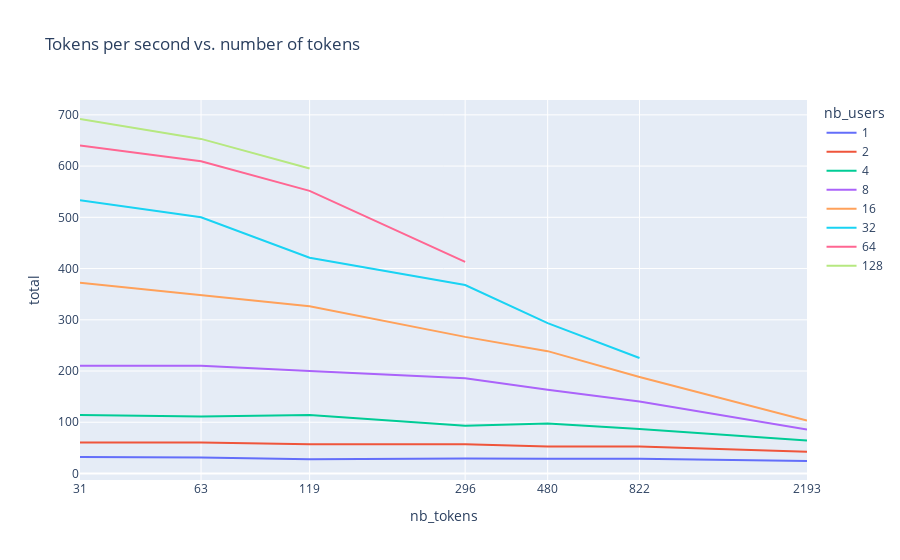

This figure's notebook cell:
### Code cell
fig = px.line(df, x='nb_tokens', y='total', color="nb_users", log_x=True, title="Tokens per second vs. number of tokens")
fig.update_layout(xaxis = {
    'tickmode': 'array',
    'tickvals': nb_tokens,
})

### Figure 1 — Plotly figure (JSON) as saved in the notebook; plotly's stock layout.template omitted (floating-point values rounded to 4 significant figures)
{"data": [{"hovertemplate": "nb_users=1<br>nb_tokens=%{x}<br>total=%{y}<extra></extra>", "legendgroup": "1", "line": {"color": "#636efa", "dash": "solid"}, "marker": {"symbol": "circle"}, "mode": "lines", "name": "1", "orientation": "v", "showlegend": true, "type": "scatter", "x": [31, 63, 119, 296, 480, 822, 2193], "xaxis": "x", "y": [32.26, 31.25, 27.78, 29.41, 28.57, 28.57, 24.39], "yaxis": "y"}, {"hovertemplate": "nb_users=2<br>nb_tokens=%{x}<br>total=%{y}<extra></extra>", "legendgroup": "2", "line": {"color": "#EF553B", "dash": "solid"}, "marker": {"symbol": "circle"}, "mode": "lines", "name": "2", "orientation": "v", "showlegend": true, "type": "scatter", "x": [31, 63, 119, 296, 480, 822, 2193], "xaxis": "x", "y": [60.61, 60.61, 57.14, 57.14, 52.63, 52.63, 42.55], "yaxis": "y"}, {"hovertemplate": "nb_users=4<br>nb_tokens=%{x}<br>total=%{y}<extra></extra>", "legendgroup": "4", "line": {"color": "#00cc96", "dash": "solid"}, "marker": {"symbol": "circle"}, "mode": "lines", "name": "4", "orientation": "v", "showlegend": true, "type": "scatter", "x": [31, 63, 119, 296, 480, 822, 2193], "xaxis": "x", "y": [114.3, 111.1, 114.3, 93.02, 97.56, 86.96, 64.52], "yaxis": "y"}, {"hovertemplate": "nb_users=8<br>nb_tokens=%{x}<br>total=%{y}<extra></extra>", "legendgroup": "8", "line": {"color": "#ab63fa", "dash": "solid"}, "marker": {"symbol": "circle"}, "mode": "lines", "name": "8", "orientation": "v", "showlegend": true, "type": "scatter", "x": [31, 63, 119, 296, 480, 822, 2193], "xaxis": "x", "y": [210.5, 210.5, 200, 186.0, 163.3, 140.4, 86.02], "yaxis": "y"}, {"hovertemplate": "nb_users=16<br>nb_tokens=%{x}<br>total=%{y}<extra></extra>", "legendgroup": "16", "line": {"color": "#FFA15A", "dash": "solid"}, "marker": {"symbol": "circle"}, "mode": "lines", "name": "16", "orientation": "v", "showlegend": true, "type": "scatter", "x": [31, 63, 119, 296, 480, 822, 2193], "xaxis": "x", "y": [372.1, 347.8, 326.5, 266.7, 238.8, 188.2, 103.2], "yaxis": "y"}, {"hovertemplate": "nb_users=32<br>nb_tokens=%{x}<br>total=%{y}<extra></extra>", "legendgroup": "32", "line": {"color": "#19d3f3", "dash": "solid"}, "marker": {"symbol": "circle"}, "mode": "lines", "name": "32", "orientation": "v", "showlegend": true, "type": "scatter", "x": [31, 63, 119, 296, 480, 822, 2193], "xaxis": "x", "y": [533.3, 500, 421.1, 367.8, 293.6, 225.4, null], "yaxis": "y"}, {"hovertemplate": "nb_users=64<br>nb_tokens=%{x}<br>total=%{y}<extra></extra>", "legendgroup": "64", "line": {"color": "#FF6692", "dash": "solid"}, "marker": {"symbol": "circle"}, "mode": "lines", "name": "64", "orientation": "v", "showlegend": true, "type": "scatter", "x": [31, 63, 119, 296, 480, 822, 2193], "xaxis": "x", "y": [640, 609.5, 551.7, 412.9, null, null, null], "yaxis": "y"}, {"hovertemplate": "nb_users=128<br>nb_tokens=%{x}<br>total=%{y}<extra></extra>", "legendgroup": "128", "line": {"color": "#B6E880", "dash": "solid"}, "marker": {"symbol": "circle"}, "mode": "lines", "name": "128", "orientation": "v", "showlegend": true, "type": "scatter", "x": [31, 63, 119, 296, 480, 822, 2193], "xaxis": "x", "y": [691.9, 653.1, 595.3, null, null, null, null], "yaxis": "y"}], "layout": {"legend": {"title": {"text": "nb_users"}, "tracegroupgap": 0}, "title": {"text": "Tokens per second vs. number of tokens"}, "xaxis": {"anchor": "y", "domain": [0, 1], "tickmode": "array", "tickvals": [31, 63, 119, 296, 480, 822, 2193], "title": {"text": "nb_tokens"}, "type": "log"}, "yaxis": {"anchor": "x", "domain": [0, 1], "title": {"text": "total"}}}}
